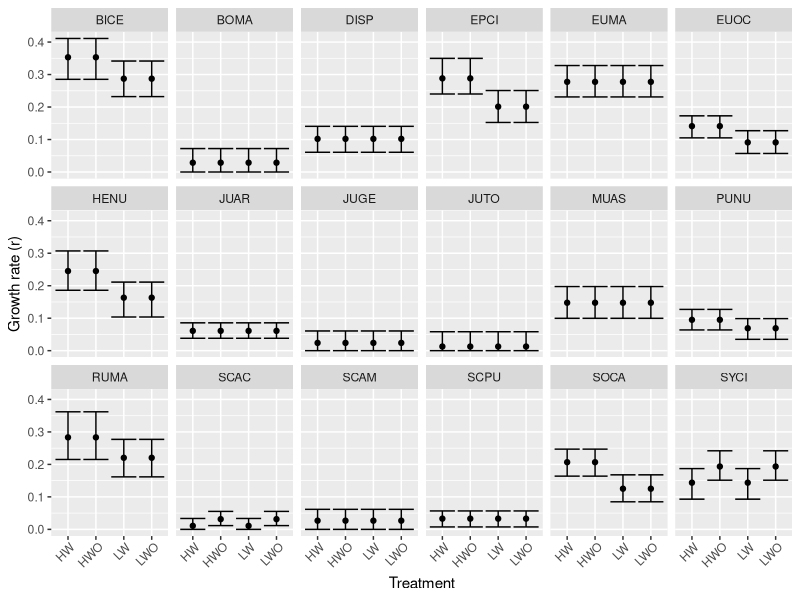
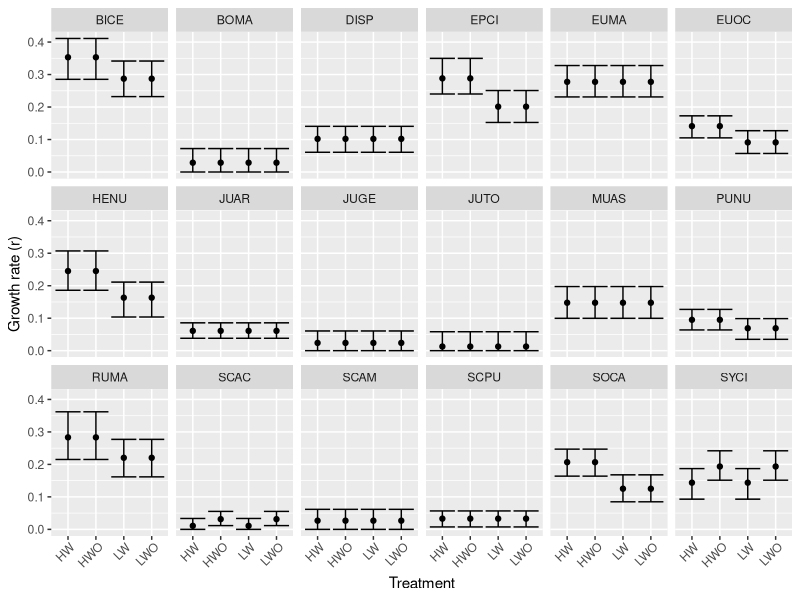

Here is the R script that generated these plots, in order:
#I created a new CSV with all the values because it was easier than trying to make a table in R

library(tidyverse)

values <- read.csv("r_values.csv")
View(values)
glimpse(values)

graph_values <- values %>% 
  select(-c(Model, R2, n0, sd))

graph_r <- graph_values %>% 
  select('Species', 'HW', 'HWO', 'LW', 'LWO') %>% 
  pivot_longer(cols = c('HW', 'HWO', 'LW', 'LWO'),
                             names_to = "names",
                             values_to = "value")

graph_upr <- graph_values %>% 
  select('Species', 'HW_upr', 'HWO_upr', 'LW_upr', 'LWO_upr') %>% 
  pivot_longer(cols = c('HW_upr', 'HWO_upr', 'LW_upr', 'LWO_upr'),
               names_to = "upr_names",
               values_to = "upr_value")
graph_upr$names <- graph_r$names

graph_lwr <- graph_values %>% 
  select('Species', 'HW_lwr', 'HWO_lwr', 'LW_lwr', 'LWO_lwr') %>% 
  pivot_longer(cols = c('HW_lwr', 'HWO_lwr', 'LW_lwr', 'LWO_lwr'),
               names_to = "lwr_names",
               values_to = "lwr_value")
graph_lwr$names <- graph_r$names

graph1 <- left_join(graph_r, graph_upr, by = c("Species", "names"))
graph2 <- left_join(graph1, graph_lwr, by = c("Species", 'names'))

final <- graph2 %>% 
  select(-c(upr_names, lwr_names))

final %>% 
  ggplot(aes(x = names, y = value)) +
  geom_point() +
  facet_wrap(~Species, ncol = 6) +
  geom_errorbar(aes(ymin = lwr_value, ymax = upr_value)) +
  xlab("Treatment") +
  ylab("Growth rate (r)") +
  theme(axis.text.x = element_text(angle = 45, hjust = 0.9))

ggsave("r_values_graph.jpeg")
